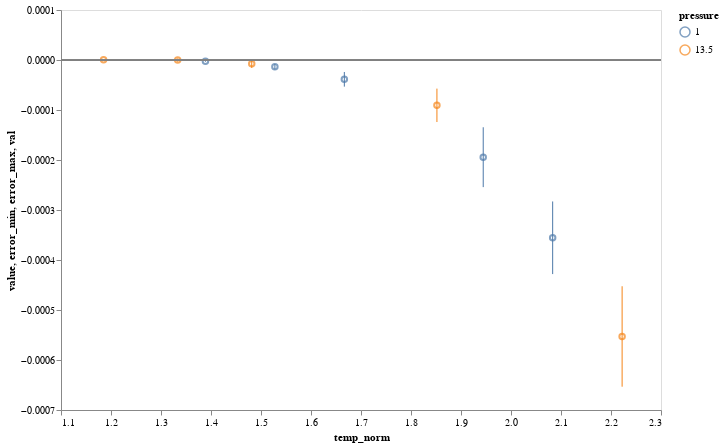

The code cell stored with this chart in its notebook:
### Markdown cell above
The resulting errors, plotted as 2 * the standard deviation
are shown in the figure below.

### Code cell
chart = alt.Chart(melt_df.reset_index()).encode(
    x=alt.X("temp_norm", scale=alt.Scale(zero=False)),
    color="pressure:N",
)

chart = chart.mark_point().encode(y="value") + chart.mark_rule().encode(y="error_min", y2="error_max")
chart = figures.hline(chart, 0)
chart

### Figure 1 — Vega-Lite specification as saved in the notebook (floating-point values rounded to 4 significant figures)
{"$schema": "https://vega.github.io/schema/vega-lite/v2.6.0.json", "config": {"axis": {"grid": false}, "view": {"height": 400, "width": 600}}, "data": {"name": "data-a9609884e655d9ba41ef5df2730dd920"}, "datasets": {"data-a9609884e655d9ba41ef5df2730dd920": [{"error": 5.687e-07, "error_frac": -0.2438, "error_max": -1.195e-06, "error_min": -3.47e-06, "pressure": 1, "temp_norm": 1.389, "temperature": 0.5, "value": -2.332e-06}, {"error": 2.63e-06, "error_frac": -0.1941, "error_max": -8.292e-06, "error_min": -1.881e-05, "pressure": 1, "temp_norm": 1.528, "temperature": 0.55, "value": -1.355e-05}, {"error": 7.32e-06, "error_frac": -0.1895, "error_max": -2.399e-05, "error_min": -5.327e-05, "pressure": 1, "temp_norm": 1.667, "temperature": 0.6, "value": -3.863e-05}, {"error": 2.993e-05, "error_frac": -0.154, "error_max": -0.0001345, "error_min": -0.0002542, "pressure": 1, "temp_norm": 1.944, "temperature": 0.7, "value": -0.0001944}, {"error": 3.631e-05, "error_frac": -0.1021, "error_max": -0.0002829, "error_min": -0.0004282, "pressure": 1, "temp_norm": 2.083, "temperature": 0.75, "value": -0.0003556}, {"error": 6.896e-07, "error_frac": 1.305, "error_max": 1.908e-06, "error_min": -8.507e-07, "pressure": 13.5, "temp_norm": 1.185, "temperature": 1.6, "value": 5.286e-07}, {"error": 1.621e-06, "error_frac": -13.4, "error_max": 3.121e-06, "error_min": -3.363e-06, "pressure": 13.5, "temp_norm": 1.333, "temperature": 1.8, "value": -1.21e-07}, {"error": 4.08e-06, "error_frac": -0.5301, "error_max": 4.629e-07, "error_min": -1.586e-05, "pressure": 13.5, "temp_norm": 1.481, "temperature": 2, "value": -7.698e-06}, {"error": 1.671e-05, "error_frac": -0.1844, "error_max": -5.722e-05, "error_min": -0.0001241, "pressure": 13.5, "temp_norm": 1.852, "temperature": 2.5, "value": -9.064e-05}, {"error": 5.022e-05, "error_frac": -0.09083, "error_max": -0.0004525, "error_min": -0.0006534, "pressure": 13.5, "temp_norm": 2.222, "temperature": 3, "value": -0.000553}]}, "layer": [{"layer": [{"data": {"name": "data-a9609884e655d9ba41ef5df2730dd920"}, "encoding": {"color": {"field": "pressure", "type": "nominal"}, "x": {"field": "temp_norm", "scale": {"zero": false}, "type": "quantitative"}, "y": {"field": "value", "type": "quantitative"}}, "mark": "point"}, {"data": {"name": "data-a9609884e655d9ba41ef5df2730dd920"}, "encoding": {"color": {"field": "pressure", "type": "nominal"}, "x": {"field": "temp_norm", "scale": {"zero": false}, "type": "quantitative"}, "y": {"field": "error_min", "type": "quantitative"}, "y2": {"field": "error_max", "type": "quantitative"}}, "mark": "rule"}]}, {"encoding": {"y": {"field": "val", "type": "quantitative"}}, "mark": {"color": "grey", "type": "rule"}}], "transform": [{"as": "val", "calculate": "0"}]}
